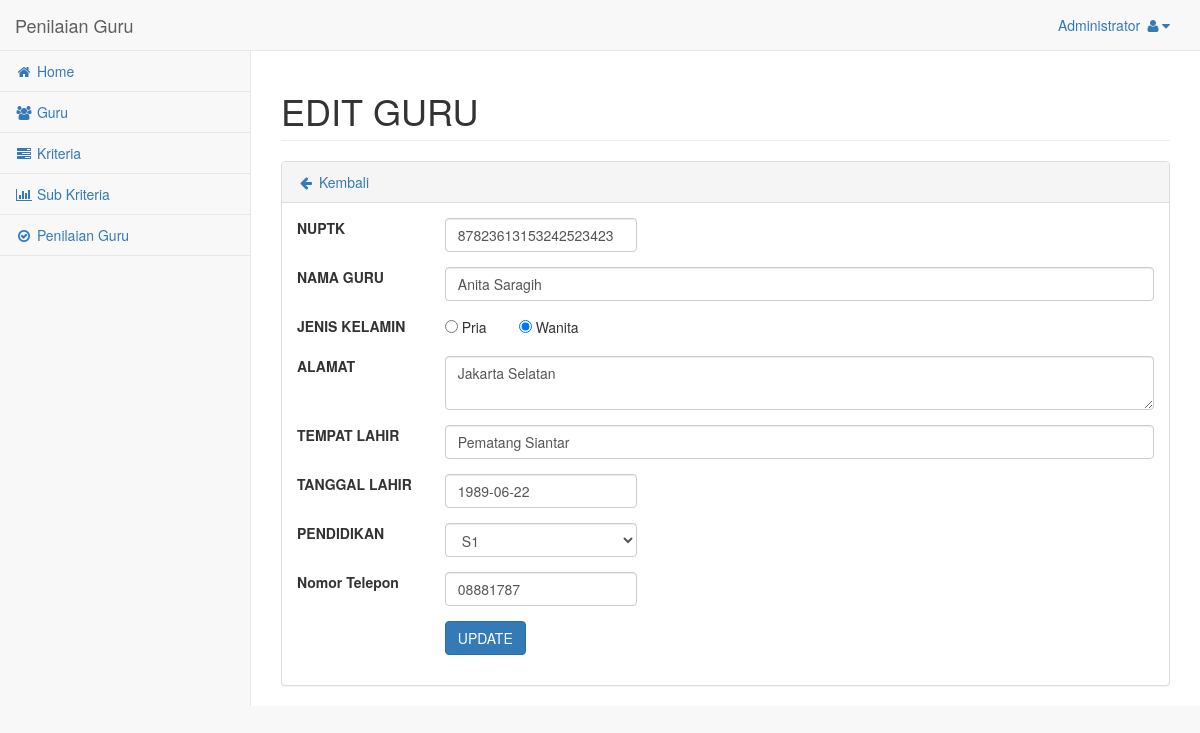
The app's page /admin/guru_edit.php?id=87823613153242523423 (signed in) with its own data.
### tables this page shows
CREATE TABLE `guru` (
  `nuptk` varchar(20) NOT NULL,
  `nm_guru` varchar(255) NOT NULL,
  `jenkel` varchar(8) NOT NULL,
  `alamat` varchar(255) NOT NULL,
  `tmpt_lahir` varchar(255) NOT NULL,
  `tgl_lahir` date NOT NULL,
  `pendidikan` varchar(4) NOT NULL,
  `no_telp` varchar(13) NOT NULL
);

### admin/guru_edit.php (the view, shortened to what this page needs)
<!DOCTYPE html>
<html lang="en">
  <head>
    <?php
      include 'header.php';
    ?>
  </head>
  <body>
    <div id="wrapper">
      <?php
        include 'navbar.php';
      ?>
      <div id="page-wrapper">
        <div class="row">
          <div class="col-lg-12">
            <h1 class="page-header">EDIT GURU</h1>
          </div>
        </div>
      <div class="row">
        <div class="col-lg-12">
          <div class="panel panel-default">
            <div class="panel-heading">
              <a href="guru.php"><i class="fa fa-arrow-left fa-fw"></i> Kembali</a>
            </div>
            <?php
              include 'koneksi.php';
              $nuptk	= $_GET['id'];
              $query  = mysqli_query($koneksi, "SELECT * FROM guru WHERE nuptk='$nuptk'");
              $tampil = mysqli_fetch_array($query);
            ?>
            <div class="panel-body">
              <div class="row">
                <div class="col-lg-12">
                  <form action="" method="POST" enctype="multipart/form-data" class="form-horizontal">
                    <div class="form-group">
                      <label class="col-md-2 form-control-label" for="text-input">NUPTK</label>
                      <div class="col-md-3">
                        <input type="text" id="text-input" name="nuptk" class="form-control" maxlength="20" value="<?php echo $tampil['nuptk']; ?>" required>
                      </div>
                    </div>
                    <div class="form-group">
                      <label class="col-md-2 form-control-label" for="text-input">NAMA GURU</label>
                      <div class="col-md-10">
                        <input type="text" id="text-input" name="nm_guru" class="form-control" value="<?php echo $tampil['nm_guru']; ?>" required>
                      </div>
                    </div>
                    <div class="form-group">
                      <label class="col-lg-2 form-control-label" for="text-input">JENIS KELAMIN</label>
                      <div class="col-lg-1">
                        <input type="radio" name="jenkel" <?php if( $tampil['jenkel']=='Pria'){echo "checked"; } ?> value="Pria"> Pria
                      </div>
                      <div class="col-lg-2">
                        <input type="radio" name="jenkel" <?php if( $tampil['jenkel']=='Wanita'){echo "checked"; } ?> value="Wanita"> Wanita
                      </div>
                    </div>
                    <div class="form-group">
                      <label class="col-lg-2 form-control-label" for="text-input">ALAMAT</label>
                      <div class="col-lg-10">
                        <textarea id="textarea-input" name="alamat" class="form-control" required><?php echo $tampil['alamat']; ?></textarea>
                      </div>
                    </div>
                    <div class="form-group">
                      <label class="col-md-2 form-control-label" for="text-input">TEMPAT LAHIR</label>
                      <div class="col-md-10">
                        <input type="text" id="text-input" name="tmpt_lahir" class="form-control" value="<?php echo $tampil['tmpt_lahir']; ?>" required>
                      </div>
                    </div>
                    <div class="form-group">
                      <label class="col-md-2 form-control-label" for="text-input">TANGGAL LAHIR</label>
                      <div class="col-md-3">
                      <input type="text" class="form-control tgl_lahir" name="tgl_lahir" value="<?php echo $tampil['tgl_lahir'] ?>">
                      </div>
                    </div>
                    <div class="form-group">
                      <label class="col-lg-2 form-control-label" for="text-input">PENDIDIKAN</label>
                      <div class="col-lg-3">
                        <select id="select" name="pendidikan" class="form-control">
                          <option <?php if( $tampil['pendidikan']=='S1'){echo "selected"; } ?> value="S1">S1</option>
                        </select>
                      </div>
                    </div>
                    <div class="form-group">
                      <label class="col-md-2 form-control-label" for="text-input">Nomor Telepon</label>
                      <div class="col-md-3">
                      <input type="text" class="form-control" name="no_telp" value="<?php echo $tampil['no_telp'] ?>">
                      </div>
                    </div>
                    <div class="form-group row">
                      <label class="col-md-2 form-control-label" for="text-input"></label>
                      <div class="col-md-5">
                        <button type="submit" name="update" class="btn btn-primary">UPDATE</button>
                      </div>
                    </div>
                  </form>
                </div>
              </div>
            </div>
          </div>
        </div>
      </div>
    </div>
  </body>
</html>

### admin/navbar.php (shortened to what this page needs)
<nav class="navbar navbar-default navbar-static-top" role="navigation" style="margin-bottom: 0">
  <div class="navbar-header">
    <a class="navbar-brand" href="index.php">Penilaian Guru</a>
  </div>
  <ul class="nav navbar-top-links navbar-right">
    <li class="dropdown">
      <?php
        include 'koneksi.php';
        $username = $_SESSION['username'];
        $hasil = mysqli_query($koneksi,"SELECT * FROM admin WHERE username='$username'");
        while($tampil = mysqli_fetch_array($hasil)) {
      ?>
      <a class="dropdown-toggle" data-toggle="dropdown" href="#">
        <?php echo $tampil['nm_admin'];?> <i class="fa fa-user fa-fw"></i><i class="fa fa-caret-down"></i>
      </a>
      <?php
        }
      ?>
    </li>
  </ul>
  <div class="navbar-default sidebar" role="navigation">
    <div class="sidebar-nav navbar-collapse">
      <ul class="nav" id="side-menu">
        <li>
          <a href="index.php"><i class="fa fa-home fa-fw"></i> Home</a>
        </li>
        <li>
          <a href="guru.php"><i class="fa fa-users fa-fw"></i> Guru</a>
        </li>
        <li>
          <a href="kriteria.php"><i class="fa fa-tasks fa-fw"></i> Kriteria</a>
        </li>
        <li>
          <a href="subkriteria.php"><i class="fa fa-bar-chart-o  fa-fw"></i> Sub Kriteria</a>
        </li>
        <li>
          <a href="penilaian.php"><i class="fa fa-check-circle-o  fa-fw"></i> Penilaian Guru</a>
        </li>
      </ul>
    </div>
  </div>
</nav>

### records on screen
guru: nuptk "87823613153242523423", nm_guru "Anita Saragih", jenkel "☑", alamat "Jakarta Selatan", tmpt_lahir "Pematang Siantar", tgl_lahir "1989-06-22", pendidikan "S1", no_telp "08881787"

### other values on screen
$tampil['nm_admin'] "Administrator"
